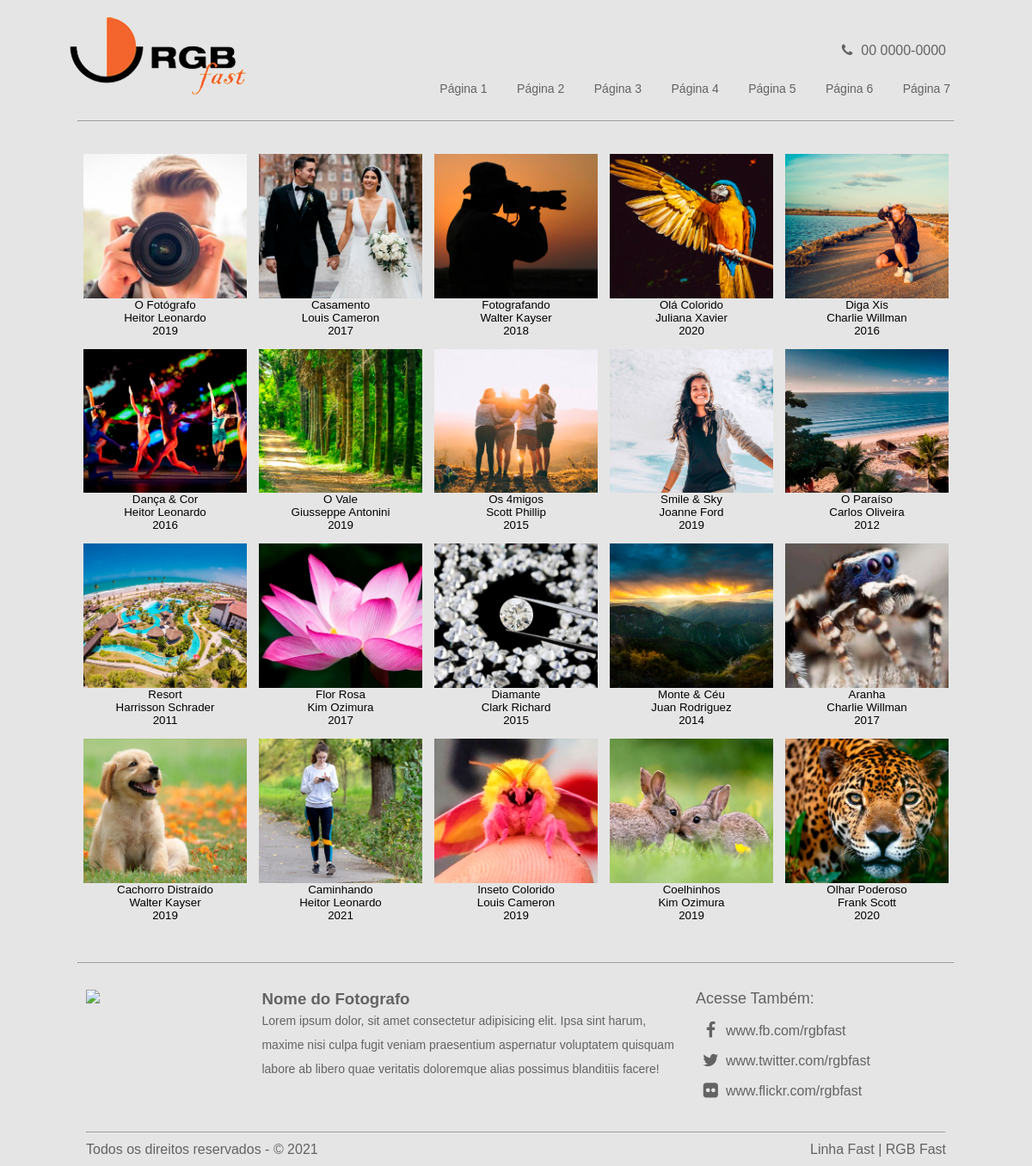
The page / on the database its author committed.
### tables this page shows
CREATE TABLE `images` (
  `id` int(11) NOT NULL,
  `nome` varchar(255) NOT NULL,
  `fotografo` varchar(255) DEFAULT NULL,
  `ano` year(4) DEFAULT NULL,
  `caminho` varchar(200) DEFAULT NULL
);

### index.php (the view, shortened to what this page needs)
<?php
    include_once('./conexao.php');
?>
<!DOCTYPE html>
<html lang="pt-br">
<head>
    <link rel="stylesheet" href="https://cdnjs.cloudflare.com/ajax/libs/font-awesome/4.7.0/css/font-awesome.min.css">
    <link rel="stylesheet" href="./style.css">
</head>
<body>
    <nav>
        <label class="logo"><a href="#"><img src="./img/logo.png" alt="Logo RGB"></a></label>
        <ul>
            <label><i class="fa fa-phone" aria-hidden="true"></i>00 0000-0000</label><br>
            <li> <a href="#">Página 1</a></li>
            <li> <a href="#">Página 2</a></li>
            <li> <a href="#">Página 3</a></li>
            <li> <a href="#">Página 4</a></li>
            <li> <a href="#">Página 5</a></li>
            <li> <a href="#">Página 6</a></li>
            <li> <a href="#">Página 7</a></li>
        </ul>
    </nav>
    <hr class="final-menu">
    <div class="gallery">
        <?php
            $sql = "SELECT * FROM images";
                if ($res=mysqli_query($con, $sql)){
                    while ($reg=mysqli_fetch_assoc($res)){
                        ?>
                    <div class="image">
                        <span>
                            <img src="./fotos/<?=$reg['caminho'] ?>" alt="">
                        </span>
                        <div class="dados-foto">
                            <p> <?=$reg['nome']?> </p>
                            <p> <?=$reg['fotografo']?> </p>
                            <p> <?=$reg['ano']?> </p>
                        </div>
                    </div>
                    <?php
                    }
                }
        ?>
    </div>
    <hr class="final-galeria">
    <footer class="footer-distributed">
        <div class="footer-left">
            <img src="https://cdn.pixabay.com/photo/2018/01/15/07/51/woman-3083379_960_720.jpg">
        </div>
        <div class="footer-center">
            <div>
                <p id="nome-fotografo">Nome do Fotografo</p>
            </div>
            <div>
                <p id="sobre-fotografo">Lorem ipsum dolor, sit amet consectetur adipisicing elit. Ipsa sint harum, maxime nisi culpa fugit veniam praesentium aspernatur voluptatem quisquam labore ab libero quae veritatis doloremque alias possimus blanditiis facere!</p>
            </div>
        </div>
        <div class="footer-right">
            <p class="footer-company-about">
                <span>Acesse Também:</span>
            </p>
            <div class="footer-icons">
                <span><a href="#"><i class="fa fa-facebook"></i></a>www.fb.com/rgbfast</span>
                <span><a href="#"><i class="fa fa-twitter"></i></a>www.twitter.com/rgbfast</span>
                <span><a href="#"><i class="fa fa-flickr"></i></a>www.flickr.com/rgbfast</span>
            </div>
        </div>
        <HR>
        <div class="copy-write">
            <span class="direitos">Todos os direitos reservados - © 2021</span>
            <span class="marca">Linha Fast | RGB Fast</span>
        </div>
    </footer>
</body>
</html>

### style.css (style rules this page uses)
* { padding: 0; margin: 0; text-decoration: none; list-style: none; box-sizing: border-box; }
body { font-family: Arial, Helvetica, sans-serif; background: #E5E5E5; }
nav { height: 140px; width: 100%; }
label.logo { padding: 0 80px; }
label img { margin-top: 20px; }
nav ul { float: right; margin-right: 80px; margin-top: 50px; }
nav ul li { display: inline-block; line-height: 70px; margin: 0 5px; }
nav ul li a { color: #636363; font-size: 10.5pt; padding: 7px 10px; border-radius: 3px; }
nav ul label { float: right; padding-right: 20px; color: #636363; }
nav ul label i { margin-right: 10px; }
hr.final-menu { width: 85%; margin: auto; }
.gallery { display: flex; flex-wrap: wrap; margin-top: 30px; margin-bottom: 40px; margin-left: 90px; margin-right: 90px; }
.gallery div p { text-align: center; font-size: 10pt; }
.gallery .image { padding: 7px; width: calc(100% / 5); }
.gallery .image span { display: flex; width: 100%; overflow: hidden; }
.gallery .image img { width: 100%; vertical-align: middle; transition: all 0.5s ease; }
hr.final-galeria { width: 85%; margin: auto; }
footer { position: fixed; bottom: 0; }
.footer-distributed { box-sizing: border-box; width: 100%; text-align: left; font: bold 16px sans-serif; padding-top: 30px; padding-left: 100px; padding-right: 100px; }
.footer-distributed .footer-left, .footer-distributed .footer-center, .footer-distributed .footer-right { display: inline-block; vertical-align: top; }
.footer-distributed .footer-left { width: 20%; }
.footer-distributed .footer-left img { width: 100%; padding-right: 10px; }
.footer-distributed .footer-center { width: 50%; padding-right: 20px; }
.footer-distributed .footer-center p { display: inline-block; color: #636363; vertical-align: middle; margin:0; }
.footer-distributed .footer-center div p#nome-fotografo { display: inline-block; color: #636363; vertical-align: middle; font-size: 14pt; margin:0; }
.footer-distributed .footer-center div p#sobre-fotografo { display:block; font-weight: normal; font-size:14px; line-height:2; }
.footer-distributed .footer-right { width: 25%; color: #636363; padding-bottom: 30px; }
.footer-distributed .footer-company-about { line-height: 20px; font-size: 13px; font-weight: normal; margin: 0; }
.footer-distributed .footer-company-about span { display: block; color: #636363; font-size: 18px; margin-bottom: 5px; }
.footer-distributed .footer-icons { margin-top: 10px; }
.footer-distributed .footer-icons span { display: flex; align-items: center; font-weight: 300; }
.footer-distributed .footer-icons a { display: block; width: 35px; height: 35px; cursor: pointer; font-size: 20px; color: #636363; text-align: center; line-height: 35px; }
.copy-write { padding: 10px 0; width: 100%; color: #636363; font-weight: 200; }
.copy-write .marca { float: right; }

### rows shown on the page
images: caminho (picture), nome "O Fotógrafo", fotografo "Heitor Leonardo", ano "2019"
images: caminho (picture), nome "Casamento", fotografo "Louis Cameron", ano "2017"
images: caminho (picture), nome "Fotografando", fotografo "Walter Kayser", ano "2018"
images: caminho (picture), nome "Olá Colorido", fotografo "Juliana Xavier", ano "2020"
images: caminho (picture), nome "Diga Xis", fotografo "Charlie Willman", ano "2016"
images: caminho (picture), nome "Dança & Cor", fotografo "Heitor Leonardo", ano "2016"
images: caminho (picture), nome "O Vale", fotografo "Giusseppe Antonini", ano "2019"
images: caminho (picture), nome "Os 4migos", fotografo "Scott Phillip", ano "2015"
images: caminho (picture), nome "Smile & Sky", fotografo "Joanne Ford", ano "2019"
images: caminho (picture), nome "O Paraíso", fotografo "Carlos Oliveira", ano "2012"
images: caminho (picture), nome "Resort", fotografo "Harrisson Schrader", ano "2011"
images: caminho (picture), nome "Flor Rosa", fotografo "Kim Ozimura", ano "2017"
images: caminho (picture), nome "Diamante", fotografo "Clark Richard", ano "2015"
images: caminho (picture), nome "Monte & Céu", fotografo "Juan Rodriguez", ano "2014"
images: caminho (picture), nome "Aranha", fotografo "Charlie Willman", ano "2017"
images: caminho (picture), nome "Cachorro Distraído", fotografo "Walter Kayser", ano "2019"
images: caminho (picture), nome "Caminhando", fotografo "Heitor Leonardo", ano "2021"
images: caminho (picture), nome "Inseto Colorido", fotografo "Louis Cameron", ano "2019"
images: caminho (picture), nome "Coelhinhos", fotografo "Kim Ozimura", ano "2019"
images: caminho (picture), nome "Olhar Poderoso", fotografo "Frank Scott", ano "2020"
